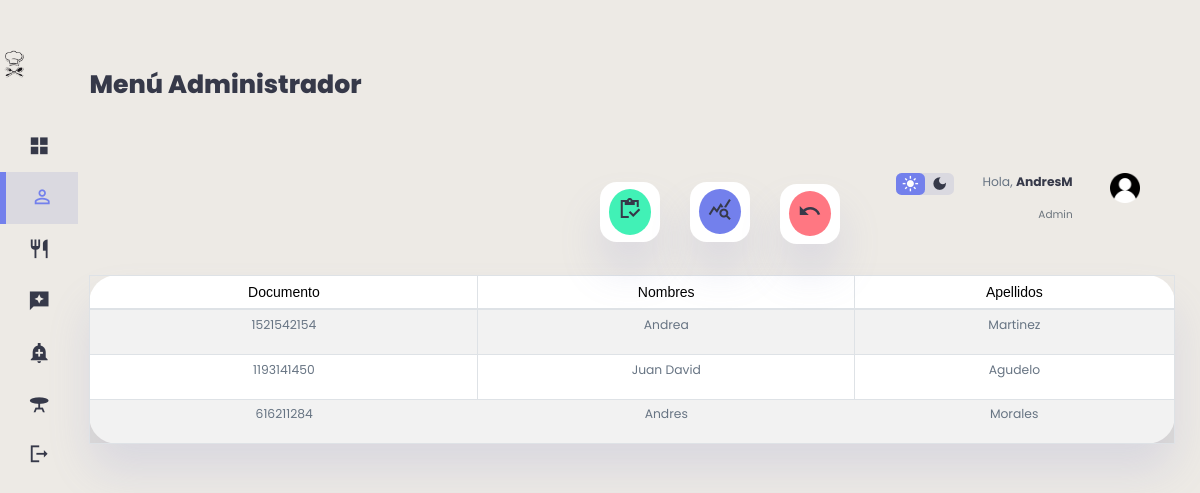
/clientes/nombres.php (signed in), run on the app's committed database.
### tables this page shows
CREATE TABLE `clientes` (
  `id_cliente` int(11) NOT NULL,
  `Documento` int(11) NOT NULL,
  `Nombres` varchar(100) DEFAULT NULL,
  `Apellidos` varchar(100) DEFAULT NULL,
  `Correo_Electronico` varchar(300) DEFAULT NULL,
  `Celular` varchar(11) NOT NULL,
  `Fecha` date DEFAULT NULL,
  `Usuario` varchar(100) DEFAULT NULL,
  `Contrasena` varchar(400) DEFAULT NULL,
  `Foto` mediumblob DEFAULT NULL,
  `id_rol` int(11) NOT NULL DEFAULT 2
);

### clientes/nombres.php (the view, shortened to what this page needs)
<?php
    include("../db/conexion.php");
    $datos= "SELECT * FROM clientes";
?>
<!DOCTYPE html>
<html lang="en">
<head>
    <link rel="stylesheet" href="https://cdnjs.cloudflare.com/ajax/libs/twitter-bootstrap/4.1.3/css/bootstrap.css">
    <link rel="stylesheet" href="https://cdn.datatables.net/1.10.20/css/dataTables.bootstrap4.min.css">
    <link href="https://cdnjs.cloudflare.com/ajax/libs/font-awesome/5.13.0/css/all.min.css" rel="stylesheet">
    <link rel="stylesheet"a href="../clientes/stylec.css">
</head>
<body>
<div class="content">
<div class="container1">
    <aside>
        <div class="top1">
            <div class="logo">
                <img src="./imag/icon.png">
            </div>
        </div>
        <div class="sidebar">
            <a href="../admin/admin.php">
                    <span class="material-icons-sharp">grid_view</span>
            </a>
            <a href="../clientes/clientes.php"  class="active">
                <span class="material-icons-sharp">person_outline</span>
            </a>
            <a href="../platillos/platillos.php">
                    <span class="material-icons-sharp">restaurant</span>
               </a>
            <a href="../resenas/resenas.php">
                <span class="material-icons-sharp">reviews</span>
            </a>
            <a href="../ventas/ventas.php">
                    <span class="material-icons-sharp">add_alert</span>
                </a>
                <a href="../mesas/mesa.php">
                    <span class="material-icons-sharp">table_bar</span>
                </a>
            <a href="../view/cerrar_sesion.php">
                <span class="material-icons-sharp">logout</span>
            </a>
        </div>
    </aside>
    <main>
    <h1>Menú Administrador</h1>
        <br>
        <div class="recent-orders">
            <table id="tablax" border="0" cellspacing="5" cellpadding="5" class="table table-striped table-bordered" style="width:100%">
            <div class="container2" style="margin-top: 10px;padding: 5px">
                <thead>
                            <tr>
                                <td> <font face="Arial">Documento</font> </td>
                                <td> <font face="Arial">Nombres</font> </td>
                                <td> <font face="Arial">Apellidos</font> </td>
                            </tr>
                </thead>
            </div>
                <tbody>
                            <?php foreach ($conexion -> query($datos) as $row) {
                        ?>
                                <tr>
                                    <td><p><?php echo $row['Documento'] ?></p></td>
                                    <td><p><?php echo $row['Nombres'] ?></p></td>
                                    <td><p><?php echo $row['Apellidos'] ?></p></td>
                                </tr>
                        <?php
                        }
                    ?>
                </tbody>
        </table>
        </div>
    </main>
    <div class="right">
        <div class="top">
            <div class="theme-toggler">
                <span class="material-icons-sharp active">light_mode</span>
                <span class="material-icons-sharp">dark_mode</span>
            </div>
            <div class="profile">
                <div class="info">
                <p>Hola, <b><?php echo $_SESSION['usuario']; ?></b></p>
                    <small class="text-muted">Admin</small>
                </div>
                <div class="profile-photo">
                    <img src="./imag/user.png">
                </div>
            </div>
        </div>
        <div class="sales-analytics">
            <div class="item customers">
                <div class="icon">
                    <a href="../reportesnom/index.php"> <span class="material-icons-sharp">inventory</span> </a>
                </div>
                <div class="right">
                </div>
            </div>
            <div class="item online">
                <div class="icon">
                    <a href="#"><span class="material-icons-sharp">query_stats</span></a>
                </div>
                <div class="right">
                </div>
            </div>
            <div class="item offline">
                <div class="icon">
                    <a href="../clientes/clientes.php"><span class="material-icons-sharp">undo</span></a>
                </div>
                <div class="right">
                </div>
            </div>
        </div>
    </div>
</div>
</div>
</body>
</html>

### data on the page
clientes: Documento "1521542154", Nombres "Andrea", Apellidos "Martinez"
clientes: Documento "1193141450", Nombres "Juan David", Apellidos "Agudelo"
clientes: Documento "616211284", Nombres "Andres", Apellidos "Morales"

### other printed values
$_SESSION['usuario'] "AndresM"
